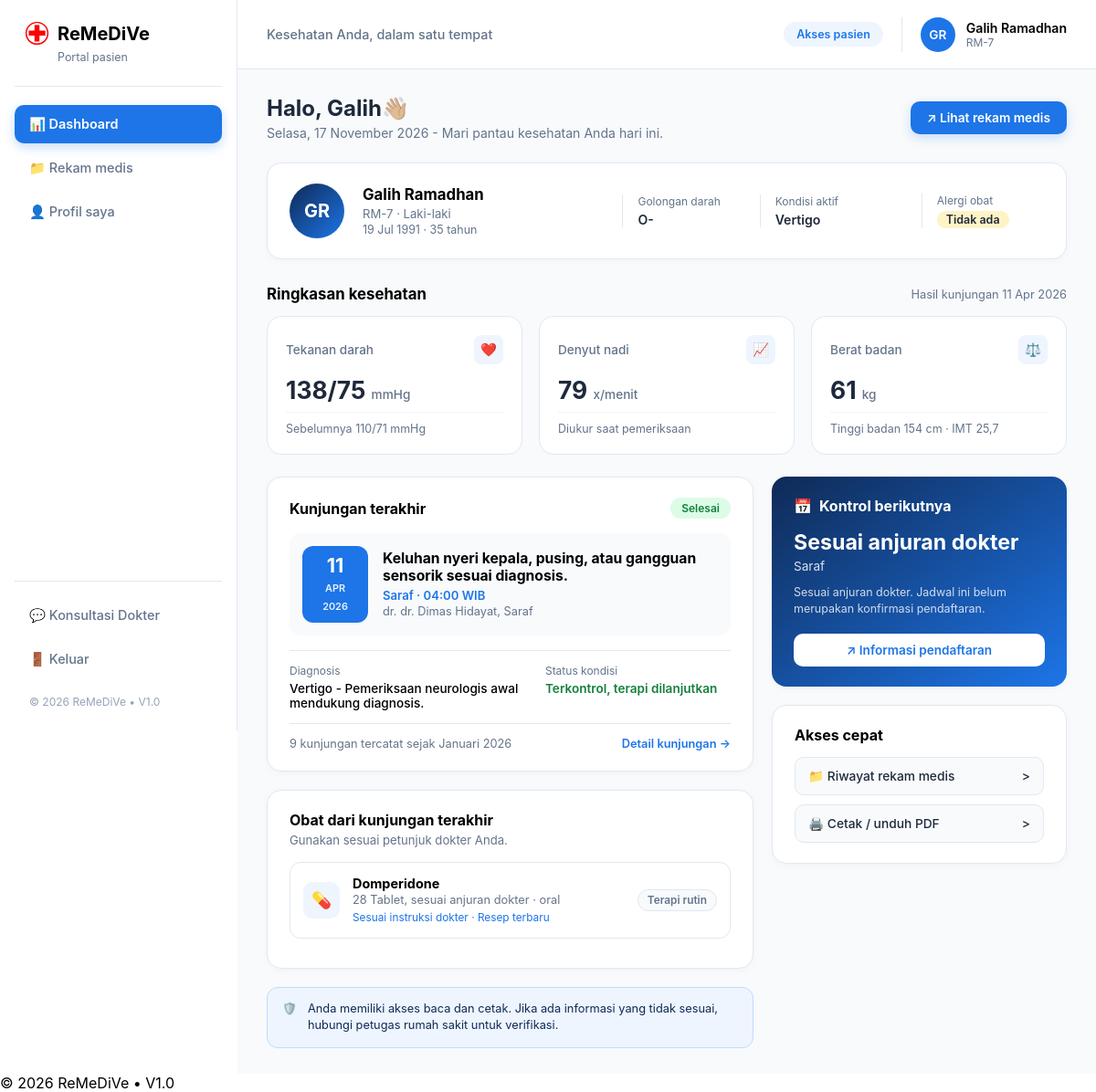
/patient_dashboard.php (signed in), run on the app's committed database.
### tables this page shows
CREATE TABLE `patients` (
  `PatientID` int(11) NOT NULL,
  `PatientName` varchar(50) DEFAULT NULL,
  `NIK` char(16) DEFAULT NULL,
  `BloodType` varchar(3) DEFAULT NULL,
  `PhoneNumber` varchar(15) DEFAULT NULL,
  `Address` text DEFAULT NULL,
  `Gender` char(1) NOT NULL,
  `BirthDate` date NOT NULL,
  `UserID` int(11) DEFAULT NULL,
  `Allergy` varchar(50) DEFAULT NULL
);

CREATE TABLE `medical_examinations` (
  `ExamID` int(11) NOT NULL,
  `DoctorID` int(11) DEFAULT NULL,
  `PatientID` int(11) DEFAULT NULL,
  `Examination_date` datetime DEFAULT NULL,
  `Diagnosis` text DEFAULT NULL,
  `examResult` text DEFAULT NULL,
  `mainIssues` text DEFAULT NULL,
  `action` text DEFAULT NULL,
  `notes` text DEFAULT NULL,
  `BloodPressureSistolik` int(11) DEFAULT NULL,
  `BloodPressureDiastolik` int(11) DEFAULT NULL,
  `pulse` smallint(6) DEFAULT NULL,
  `temperature` decimal(4,1) DEFAULT NULL,
  `WeightKg` decimal(10,0) DEFAULT NULL,
  `HeightCm` decimal(10,0) DEFAULT NULL,
  `status` varchar(10) DEFAULT NULL
);

CREATE TABLE `doctors` (
  `DoctorID` int(11) NOT NULL,
  `DoctorName` varchar(50) NOT NULL,
  `Speciality` varchar(20) DEFAULT NULL,
  `PhoneNumber` varchar(15) DEFAULT NULL,
  `RegistrationNumber` char(17) DEFAULT NULL,
  `UserID` int(11) DEFAULT NULL
);

CREATE TABLE `medical_prescriptions` (
  `PrescID` int(11) NOT NULL,
  `ExamID` int(11) DEFAULT NULL,
  `DrugID` int(11) DEFAULT NULL,
  `Quantity` int(11) DEFAULT NULL,
  `TimePerTakeInHours` int(11) DEFAULT NULL,
  `DurationInDays` smallint(6) DEFAULT NULL,
  `Notes` varchar(100) DEFAULT NULL
);

CREATE TABLE `drugs` (
  `DrugID` int(11) NOT NULL,
  `DrugName` varchar(30) NOT NULL,
  `Price` decimal(10,0) DEFAULT NULL,
  `Stock` int(11) DEFAULT NULL,
  `DrugType` varchar(20) NOT NULL,
  `quantityPerUnitInMg` decimal(8,2) DEFAULT NULL
);

### patient_dashboard.php (the view, shortened to what the rows shown need)
<?php
    include ('header.php');
    include ('timezone.php');
    $patient_id = $data ? $data['PatientID'] : 0;
    $age_text = '-';
    if ($data && !empty($data['BirthDate'])) {
        $birth_date = new DateTime($data['BirthDate']);
        $today = new DateTime('today');
        $age = $birth_date->diff($today)->y;
        $age_text = $age . ' tahun';
    }
    $query_exam = "SELECT me.*, d.DoctorName, d.Speciality FROM medical_examinations me JOIN doctors d ON me.DoctorID = d.DoctorID WHERE me.PatientID = '$patient_id' ORDER BY me.Examination_date DESC LIMIT 1";
    $result_exam = mysqli_query($connection, $query_exam);
    $latest_exam = mysqli_fetch_assoc($result_exam);
    $query_prev = "SELECT BloodPressureSistolik, BloodPressureDiastolik FROM medical_examinations WHERE PatientID = '$patient_id' ORDER BY Examination_date DESC LIMIT 1 OFFSET 1";
    $result_prev = mysqli_query($connection, $query_prev);
    $prev_exam = mysqli_fetch_assoc($result_prev);
    $prev_bp_text = $prev_exam ? 'Sebelumnya ' . $prev_exam['BloodPressureSistolik'] . '/' . $prev_exam['BloodPressureDiastolik'] . ' mmHg' : 'Belum ada data sebelumnya';
    $latest_prescriptions = [];
    if ($latest_exam) {
        $exam_id = $latest_exam['ExamID'];
        $query_presc = "SELECT mp.*, dr.DrugName, dr.DrugType FROM medical_prescriptions mp JOIN drugs dr ON mp.DrugID = dr.DrugID WHERE mp.ExamID = '$exam_id'";
        $result_presc = mysqli_query($connection, $query_presc);
        while ($row = mysqli_fetch_assoc($result_presc)) {
            $latest_prescriptions[] = $row;
        }
    }
    $bp_systolic  = $latest_exam ? $latest_exam['BloodPressureSistolik'] : '-';
    $bp_diastolic = $latest_exam ? $latest_exam['BloodPressureDiastolik'] : '-';
    $pulse_value  = $latest_exam ? $latest_exam['pulse'] : '-';
    $weight_kg    = $latest_exam ? floatval($latest_exam['WeightKg']) : 0;
    $height_cm    = (isset($latest_exam['HeightCm']) && !empty($latest_exam['HeightCm'])) ? floatval($latest_exam['HeightCm']) : 0;
    $imt_value = '-';
    if ($weight_kg > 0 && $height_cm > 0) {
        $height_m = $height_cm / 100;
        $imt_value = number_format($weight_kg / ($height_m * $height_m), 1, ',', '.');
    }
    $next_control_date = '-';
    if ($latest_exam && isset($latest_exam['NextControlDate']) && !empty($latest_exam['NextControlDate'])) {
        $nc_date = new DateTime($latest_exam['NextControlDate']);
        $next_control_date = $nc_date->format('d') . ' ' . $MonthList[$nc_date->format('F')] . ' ' . $nc_date->format('Y');
    } else {
        $next_control_date = 'Sesuai anjuran dokter';
    }
?>
<main class="main-content">
    <div class="welcome-section">
        <div class="welcome-text">
            <h2>Halo, <?php echo htmlspecialchars(explode(' ', $display_name)[0]); ?>👋🏼</h2>
            <p><?php echo $tanggal_sekarang; ?> - Mari pantau kesehatan Anda hari ini.</p>
        </div>
    </div>
    <div class="card profile-summary-card">
        <div class="profile-avatar-large"><?php echo $initials; ?></div>
        <div class="profile-info-grid">
            <div class="profile-main-data">
                <h3><?php echo htmlspecialchars($display_name); ?></h3>
                <p><?php echo $identifier; ?> · <?php echo ($data && $data['Gender'] == 'P') ? 'Perempuan' : 'Laki-laki'; ?></p>
                <p class="birth-text"><?php echo $data ? date('d M Y', strtotime($data['BirthDate'])) : '-'; ?> · <?php echo $age_text; ?></p>
            </div>
            <div class="profile-col">
                <span class="label">Golongan darah</span>
                <span class="value"><?php echo $data ? htmlspecialchars($data['BloodType']) : '-'; ?></span>
            </div>
            <div class="profile-col">
                <span class="label">Kondisi aktif</span>
                <span class="value"><?php echo $latest_exam ? htmlspecialchars($latest_exam['Diagnosis']) : 'Sehat / Stabil'; ?></span>
            </div>
            <div class="profile-col">
            </div>
        </div>
    </div>
    <div class="section-header-row">
        <h3>Ringkasan kesehatan</h3>
        <span class="section-sub-info">Hasil kunjungan <?php echo $latest_exam ? date('d M Y', strtotime($latest_exam['Examination_date'])) : 'Terbaru'; ?></span>
    </div>
    <div class="health-metrics-grid">
        <div class="metric-card">
            <div class="metric-value-row">
                <h2><?php echo $bp_systolic . '/' . $bp_diastolic; ?> <small>mmHg</small></h2>
            </div>
            <div class="metric-footer-row">
                <span><?php echo $prev_bp_text; ?></span>
            </div>
        </div>
        <div class="metric-card">
            <div class="metric-value-row">
                <h2><?php echo $pulse_value; ?> <small>x/menit</small></h2>
            </div>
        </div>
        <div class="metric-card">
            <div class="metric-value-row">
                <h2><?php echo $weight_kg > 0 ? $weight_kg : '-'; ?> <small>kg</small></h2>
            </div>
            <div class="metric-footer-row">
                <span>Tinggi badan <?php echo $height_cm > 0 ? $height_cm . ' cm' : '-'; ?> · IMT <?php echo $imt_value; ?></span>
            </div>
        </div>
    </div>
    <div class="dashboard-grid-split">
        <div class="left-split-content">
            <div class="card content-card">
                <div class="visit-detail-box">
                    <div class="visit-date-badge">
                        <span class="v-day"><?php echo $latest_exam ? date('d', strtotime($latest_exam['Examination_date'])) : '--'; ?></span>
                        <span class="v-mon"><?php echo $latest_exam ? strtoupper(date('M Y', strtotime($latest_exam['Examination_date']))) : '----'; ?></span>
                    </div>
                    <div class="visit-info">
                       <h4><?php echo $latest_exam ? htmlspecialchars($latest_exam['mainIssues']) : 'Belum ada kunjungan tercatat'; ?></h4>
                       <p class="poli-text"><?php echo $latest_exam ? htmlspecialchars($latest_exam['Speciality']) : 'Poli Medis'; ?> · <?php echo $latest_exam ? date('H:i', strtotime($latest_exam['Examination_date'])) : '--:--'; ?> WIB</p>
                       <p class="doctor-text"><?php echo $latest_exam ? 'dr. ' . htmlspecialchars($latest_exam['DoctorName']) . ', ' . htmlspecialchars($latest_exam['Speciality']) : '-'; ?></p>
                    </div>
                </div>
                <div class="diagnosis-summary-box">
                    <div class="diag-col">
                        <span class="label">Diagnosis</span>
                        <p><?php echo $latest_exam ? htmlspecialchars($latest_exam['Diagnosis']) . ' - ' . htmlspecialchars($latest_exam['examResult']) : 'Belum ada data diagnosis'; ?></p>
                    </div>
                </div>
            </div>
            <div class="card content-card">
                <?php
                    if (!empty($latest_prescriptions)){
                        ?>
                        <?php foreach ($latest_prescriptions as $presc){
                            ?>
                            <div class="medicine-item-box">
                                <div class="med-icon">💊</div>
                                <div class="med-details">
                                    <h4><?php echo htmlspecialchars($presc['DrugName']); ?></h4>
                                    <p><?php echo $presc['Quantity']; ?> <?php echo $presc['DrugType']; ?>, sesuai anjuran dokter · oral</p>
                                    <small><?php echo htmlspecialchars($presc['Notes']); ?> · Resep terbaru</small>
                                </div>
                                <span class="med-tag">Terapi rutin</span>
                            </div>
                        <?php
                        }
                    }
                ?>
            </div>
        </div>
        <div class="right-split-content">
            <div class="card content-card highlight-card">
                <div class="next-control-date">
                    <h2><?php echo $next_control_date; ?></h2>
                    <p><?php echo $latest_exam ? htmlspecialchars($latest_exam['Speciality']) : 'Poli Terkait'; ?></p>
                </div>
            </div>
        </div>
    </div>
</main>
<?php
    include ('footer.php');
?>

### header.php (shortened to what the rows shown need)
<?php
    include ('connection.php');
    $user_id = $_SESSION['UserID'];
    $role = $_SESSION['Role'];
    $display_name = '';
    $identifier   = '';
    $initials     = '';
    if ($role === 'patient') {
    $query = "SELECT * FROM patients WHERE UserID = '$user_id'";
    $result = mysqli_query($connection, $query);
        if ($result && mysqli_num_rows($result) > 0) {
            $data = mysqli_fetch_assoc($result);
            $display_name = $data['PatientName'];
            $identifier = 'RM-' . $data['PatientID'];
            $words = explode(' ', $display_name);
            $initials = mb_substr($words[0], 0, 1) . (isset($words[1]) ? mb_substr($words[1], 0, 1) : '');
            $initials = strtoupper($initials);
        }
    } else {
        $display_name = 'Administrator';
        $identifier = 'ADM';
        $initials = 'AD';
    }
?>
<!DOCTYPE html>
<html lang="id">
<head>
    <link rel="stylesheet" href="style.css">
</head>
<body>
    <div class="app-layout">
        <aside class="sidebar">
            <div class="sidebar-brand">
                <h2>ReMeDiVe</h2>
            </div>
        </aside>
        <div class="main-wrapper">
            <header class="top-header">
                <div class="top-header-right">
                    <div class="user-profile-mini">
                        <span class="user-avatar-small"><?php echo $initials; ?></span>
                        <div class="user-info-text">
                            <span class="u-name"><?php echo htmlspecialchars($display_name); ?></span>
                            <small><?php echo htmlspecialchars($identifier); ?></small>
                        </div>
                    </div>
                </div>
            </header>
        </div>
    </div>
</body>
</html>

### data on the page
patients: PatientName "GR", PatientName "Galih Ramadhan", PatientID "RM-7", PatientName "Galih", BirthDate "19 Jul 1991", BirthDate "35 tahun", BloodType "O-"
medical_examinations: Diagnosis "Vertigo", Examination_date "11 Apr 2026", BloodPressureSistolik "138", BloodPressureDiastolik "75", pulse "79", WeightKg "61", HeightCm "154", imt_value "25,7", Examination_date "11", Examination_date "APR 2026", mainIssues "Keluhan nyeri kepala, pusing, atau gangguan sensorik sesuai diagnosis.", DoctorID.Speciality "Saraf", Examination_date "04:00", DoctorID.DoctorName "dr. Dimas Hidayat", examResult "Pemeriksaan neurologis awal mendukung diagnosis."
medical_examinations: prev_bp_text "Sebelumnya 110/71 mmHg"
medical_prescriptions: DrugID.DrugName "Domperidone", Quantity "28", DrugID.DrugType "Tablet", Notes "Sesuai instruksi dokter"

### other printed values
$tanggal_sekarang "Selasa, 17 November 2026"
$total_visits "9"
$first_visit_formatted "Januari 2026"
$next_control_date "Sesuai anjuran dokter"
